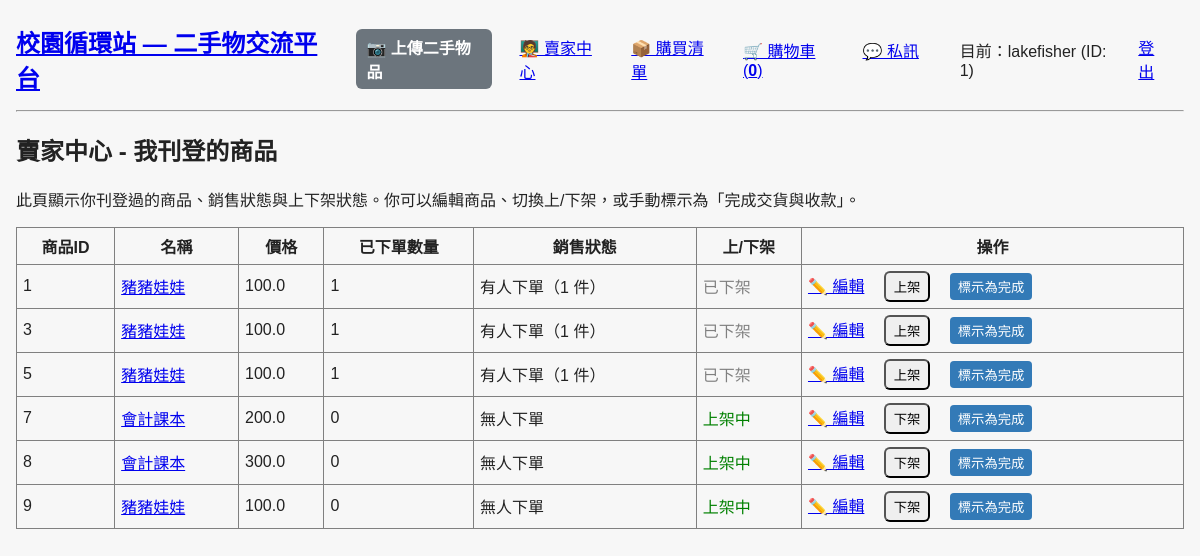
Screenshot of /seller (signed in) with the database file from the repository.
### models.py (models this page shows, shortened)
class User(UserMixin, db.Model):
    id = db.Column(db.Integer, primary_key=True)
    name = db.Column(db.String(80), unique=True)
    password_hash = db.Column(db.String(200), nullable=True)

class Item(db.Model):
    id = db.Column(db.Integer, primary_key=True)
    name = db.Column(db.String(80))
    category = db.Column(db.String(50))
    condition = db.Column(db.String(50))
    price = db.Column(db.Float)
    notes = db.Column(db.Text)
    pickup_methods = db.Column(db.Text)
    shipping_type = db.Column(db.String(50))
    shipping_fee = db.Column(db.Float)
    payment_methods = db.Column(db.Text)
    campus = db.Column(db.String(20))  # 本校區 or 華夏校區
    image_path = db.Column(db.String(200))
    embedding = db.Column(db.LargeBinary, nullable=True)
    quantity = db.Column(db.Integer, default=1)
    seller_id = db.Column(db.Integer, db.ForeignKey('user.id'))
    is_active = db.Column(db.Boolean, default=True)

### app.py (the view)
@app.route('/seller')
def seller_center():
    current_user_id = session.get('user_id')
    if not current_user_id:
        return redirect(url_for('login'))
    try:
        items = Item.query.filter_by(seller_id=current_user_id).all()
    except Exception:
        items = []
    items_info = []
    for it in items:
        try:
            total_qty = db.session.query(func.coalesce(func.sum(OrderItem.quantity), 0)).filter(OrderItem.item_id == it.id).scalar() or 0
        except Exception:
            total_qty = 0
        if total_qty == 0:
            sales_status = '無人下單'
        else:
            sales_status = f'有人下單（{int(total_qty)} 件）'
        orders = []
        try:
            rows = db.session.query(OrderItem, Order).join(Order, OrderItem.order_id == Order.id).filter(OrderItem.item_id == it.id).all()
            for oi, o in rows:
                buyer_name = None
                if o.user_id:
                    u = User.query.get(o.user_id)
                    if u:
                        buyer_name = u.name
                buyer_surname = None
                buyer_id = None
                if o.user_id and u:
                    buyer_id = u.id
                    try:
                        parts = u.name.split()
                        if len(parts) > 0 and parts[0]:
                            buyer_surname = parts[0][0]
                        else:
                            buyer_surname = u.name[0]
                    except Exception:
                        buyer_surname = (u.name or '')[:1]
                orders.append({
                    'order_id': o.id,
                    'buyer_name': buyer_name or '匿名',
                    'buyer_surname': buyer_surname or '匿名',
                    'buyer_id': buyer_id,
                    'order_time': o.created_at,
                    'quantity': int(oi.quantity),
                    'contact_phone': getattr(o, 'contact_phone', None),
                    'delivery_method': getattr(o, 'delivery_method', None),
                    'pickup_location': getattr(o, 'pickup_location', None),
                    'shipping_address': getattr(o, 'shipping_address', None)
                })
        except Exception:
            orders = []
        items_info.append({
            'item': it,
            'sales_qty': int(total_qty),
            'sales_status': sales_status,
            'is_active': bool(it.is_active),
            'orders': orders
        })
    return render_template('seller_center.html', items_info=items_info)

### app.py (called while the page is built)
@login_manager.user_loader
def load_user(user_id):
    try:
        return User.query.get(int(user_id))
    except Exception:
        return None

@app.context_processor
def inject_unread_conv_count():
    try:
        if current_user and getattr(current_user, 'is_authenticated', False):
            from models import Message, Conversation
            cnt = db.session.query(func.count(func.distinct(Message.conversation_id))).join(Conversation, Message.conversation_id == Conversation.id).filter(
                Message.is_read == False,
                Message.user_id != current_user.id,
                ((Conversation.user1_id == current_user.id) | (Conversation.user2_id == current_user.id))
            ).scalar() or 0
            return dict(unread_conv_count=int(cnt))
    except Exception:
        pass
    return dict(unread_conv_count=0)

@app.before_request
def ensure_cart_token():
    if 'cart_token' not in session:
        session['cart_token'] = uuid.uuid4().hex

### templates/seller_center.html (shortened to what this page needs)
{% extends 'base.html' %}
{% block content %}
<h2>賣家中心 - 我刊登的商品</h2>
<p>此頁顯示你刊登過的商品、銷售狀態與上下架狀態。你可以編輯商品、切換上/下架，或手動標示為「完成交貨與收款」。</p>
<table border="1" cellpadding="6" cellspacing="0" style="border-collapse:collapse; width:100%;">
<thead>
<tr>
<th>商品ID</th>
<th>名稱</th>
<th>價格</th>
<th>已下單數量</th>
<th>銷售狀態</th>
<th>上/下架</th>
<th>操作</th>
</tr>
</thead>
<tbody>
{% for info in items_info %}
<tr>
    <td>{{ info.item.id }}</td>
    <td><a href="{{ url_for('item_detail', item_id=info.item.id) }}">{{ info.item.name }}</a></td>
    <td>{{ info.item.price }}</td>
    <td>{{ info.sales_qty }}</td>
    <td>{{ info.sales_status }}</td>
    <td>{% if info.is_active %}<span style="color:green;">上架中</span>{% else %}<span style="color:gray;">已下架</span>{% endif %}</td>
    <td>
        <a href="{{ url_for('edit_item', item_id=info.item.id) }}">✏️ 編輯</a>
        <form method="POST" action="{{ url_for('toggle_item_active', item_id=info.item.id) }}" style="display:inline;">
            <button type="submit" style="padding:4px 8px; margin-left:6px;">{% if info.is_active %}下架{% else %}上架{% endif %}</button>
        </form>
        <form method="POST" action="{{ url_for('mark_item_completed', item_id=info.item.id) }}" onsubmit="return confirm('確定要將此商品標示為完成交貨與收款？此操作會將商品下架並把庫存設為 0。');" style="display:inline; margin-left:6px;">
            <button type="submit" style="background:#337ab7;color:white;padding:4px 8px;border:none;border-radius:4px;">標示為完成</button>
        </form>
    </td>
</tr>
{% endfor %}
</tbody>
</table>
{% endblock %}

### templates/base.html (shortened to what this page needs)
<!DOCTYPE html>
<html lang="zh-Hant">
<head>
    <link rel="stylesheet" href="{{ url_for('static', filename='css/style.css') }}">
</head>
<body>
<nav style="display:flex; align-items:center; justify-content:space-between; gap:12px;">
    <div style="display:flex; align-items:center; gap:12px;">
        <a href="{{ url_for('index') }}"><h2 style="margin:0; font-size:1.5rem;">校園循環站 — 二手物交流平台</h2></a>
        {% if session.get('user_id') %}
            <a class="btn btn-alt" href="{{ url_for('upload') }}">📷 上傳二手物品</a>
        {% else %}
            <a class="btn btn-alt" href="{{ url_for('login') }}">📷 上傳二手物品（需登入）</a>
        {% endif %}
    </div>
    <div style="display:flex; align-items:center; gap:12px;">
        {% if session.get('user_id') %}
            <a href="{{ url_for('seller_center') }}">🧑‍🏫 賣家中心</a>
            <a href="{{ url_for('orders') }}">📦 購買清單</a>
            <a href="{{ url_for('view_cart') }}">🛒 購物車 (<strong>{{ cart_distinct_count or 0 }}</strong>)</a>
            <a id="convLink" href="{{ url_for('conversations_list') }}">💬 私訊 </a>
            <span style="margin-left:8px">目前：{{ session.get('user_name') }} (ID: {{ session.get('user_id') }})</span>
            <a href="{{ url_for('logout') }}" style="margin-left:8px">登出</a>
        {% else %}
            <a href="{{ url_for('login') }}">登入</a>
            <a href="{{ url_for('register') }}">註冊</a>
        {% endif %}
    </div>
</nav>
<hr>
{% block content %}{% endblock %}
</body>
</html>

### static/css/style.css (style rules this page uses)
:root { --gap:12px; --card-bg:#fff; --card-border:#ddd; }
body { font-family: Arial, Helvetica, sans-serif; margin: 0; padding: 16px; background:#f7f7f7; color:#222; }
nav { padding:8px 0; }
nav a { margin-right: 15px; }
button { padding:8px 12px; border-radius:6px; cursor:pointer; }
.btn { display:inline-block; padding:6px 10px; border-radius:6px; text-decoration:none; color:#fff; font-weight:600; }
.btn-alt { background:#6c757d; }

### rows the page displays
User: get "lakefisher"
Item: item.id "1", item.name "豬豬娃娃", item.price "100.0"
Item: item.id "3", item.name "豬豬娃娃", item.price "100.0"
Item: item.id "5", item.name "豬豬娃娃", item.price "100.0"
Item: item.id "7", item.name "會計課本", item.price "200.0"
Item: item.id "8", item.name "會計課本", item.price "300.0"
Item: item.id "9", item.name "豬豬娃娃", item.price "100.0"

### other values shown
{{ cart_distinct_count or 0 }} "0"
{{ session.get('user_id') }} "1"
{{ info.sales_qty }} "1" "1" "1" "0" "0" "0"
{{ info.sales_status }} "有人下單（1 件）" "有人下單（1 件）" "有人下單（1 件）" "無人下單" "無人下單" "無人下單"
